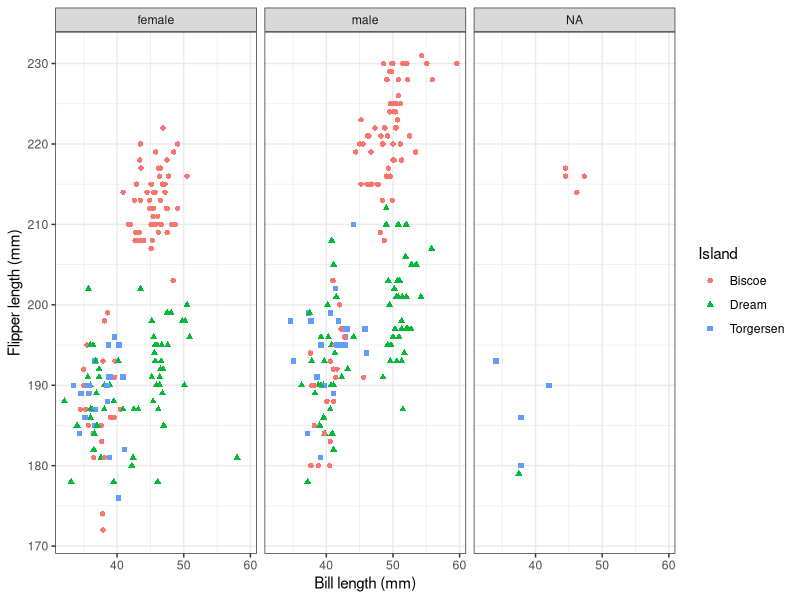
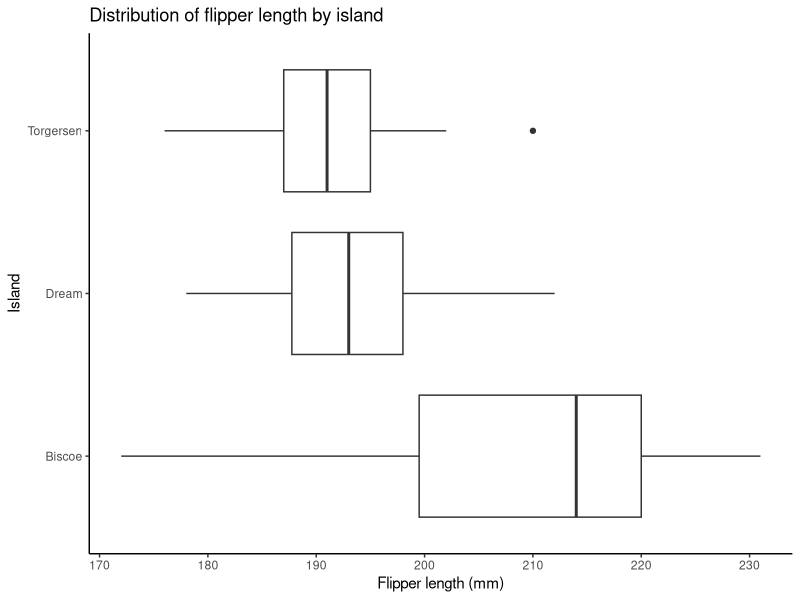
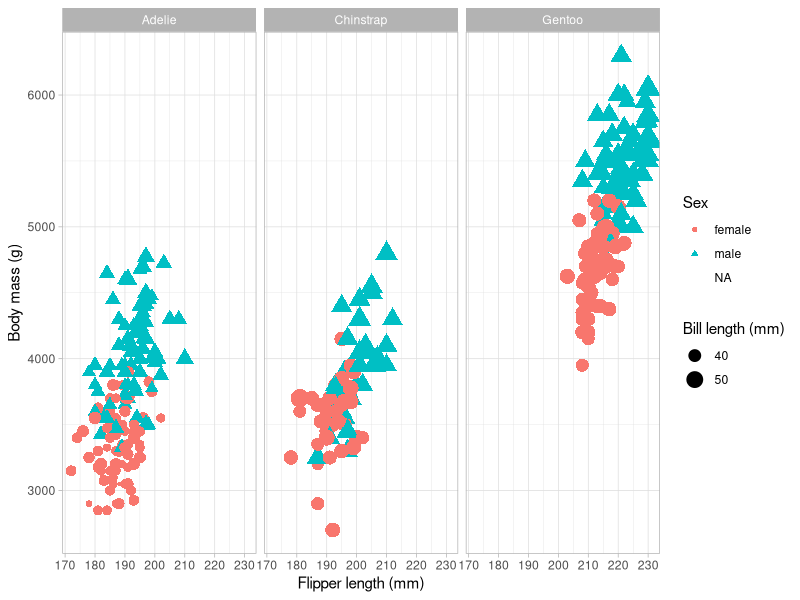

Generate these figures, in order, with R:
## ---- chunk 1
library(tidyverse)
library(palmerpenguins)
penguins |>
  ggplot(aes(x = bill_length_mm, 
             y = flipper_length_mm, 
             color = island,
             shape = island)) +
  geom_point() +
  facet_wrap(~sex) +
  labs(x = "Bill length (mm)",
       y = "Flipper length (mm)",
       color = "Island",
       shape = "Island") +
  theme_bw()
## ---- chunk 2
penguins |>
  ggplot(aes(x = flipper_length_mm, 
             y = island)) +
  geom_boxplot() +
  labs(x = "Flipper length (mm)", 
       y = "Island", 
       title = "Distribution of flipper length by island") +
  theme_classic()
## ---- chunk 3
penguins |>
  ggplot(aes(x = flipper_length_mm, 
             y = body_mass_g,
             color = sex,
             shape = sex,
             size = bill_length_mm)) +
  geom_point() +
  facet_wrap(~species) +
  labs(x = "Flipper length (mm)", 
       y = "Body mass (g)",
       color = "Sex", 
       shape = "Sex",
       size = "Bill length (mm)") +
  theme_light()
